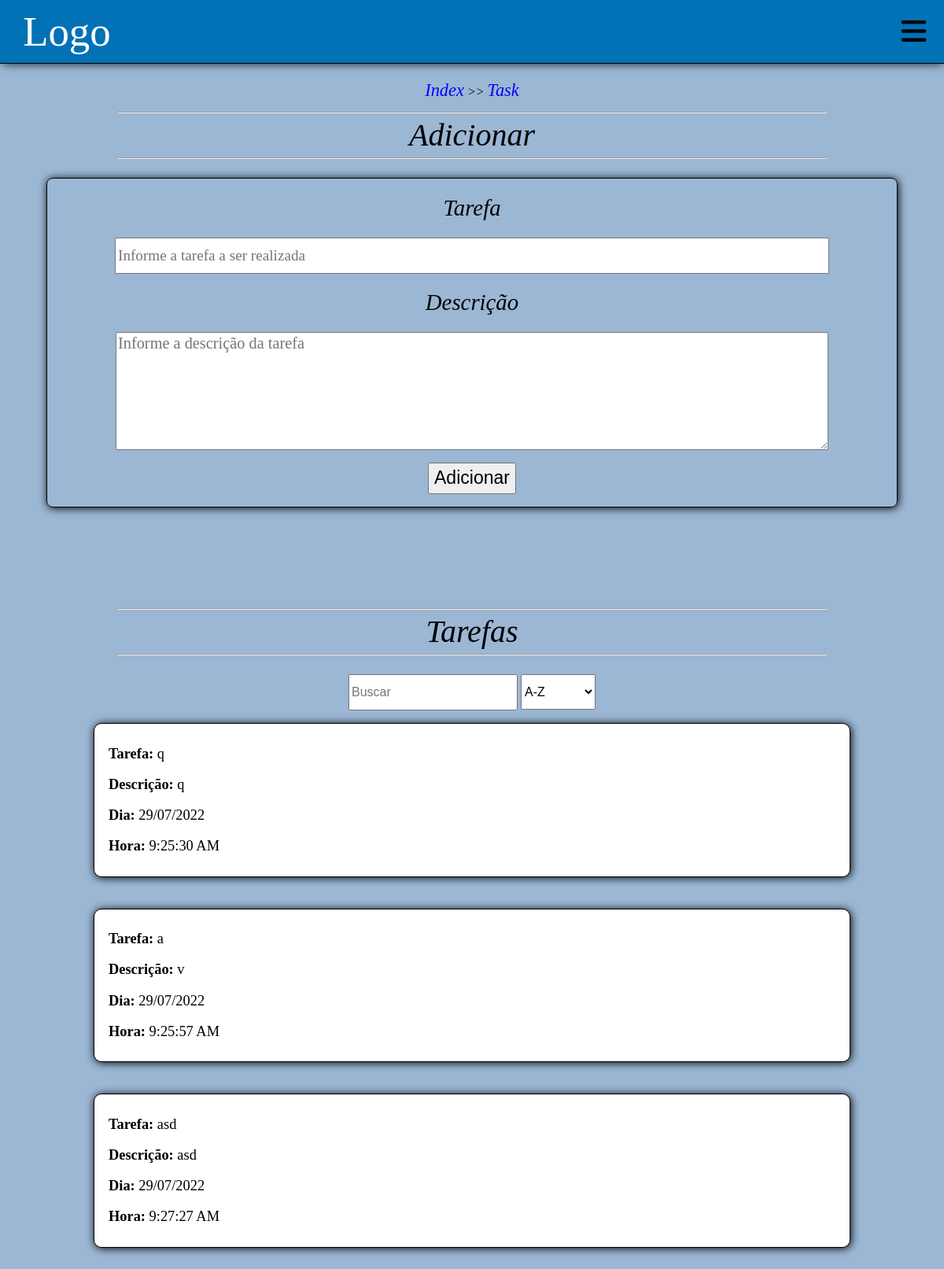
The app's page /task, older data.
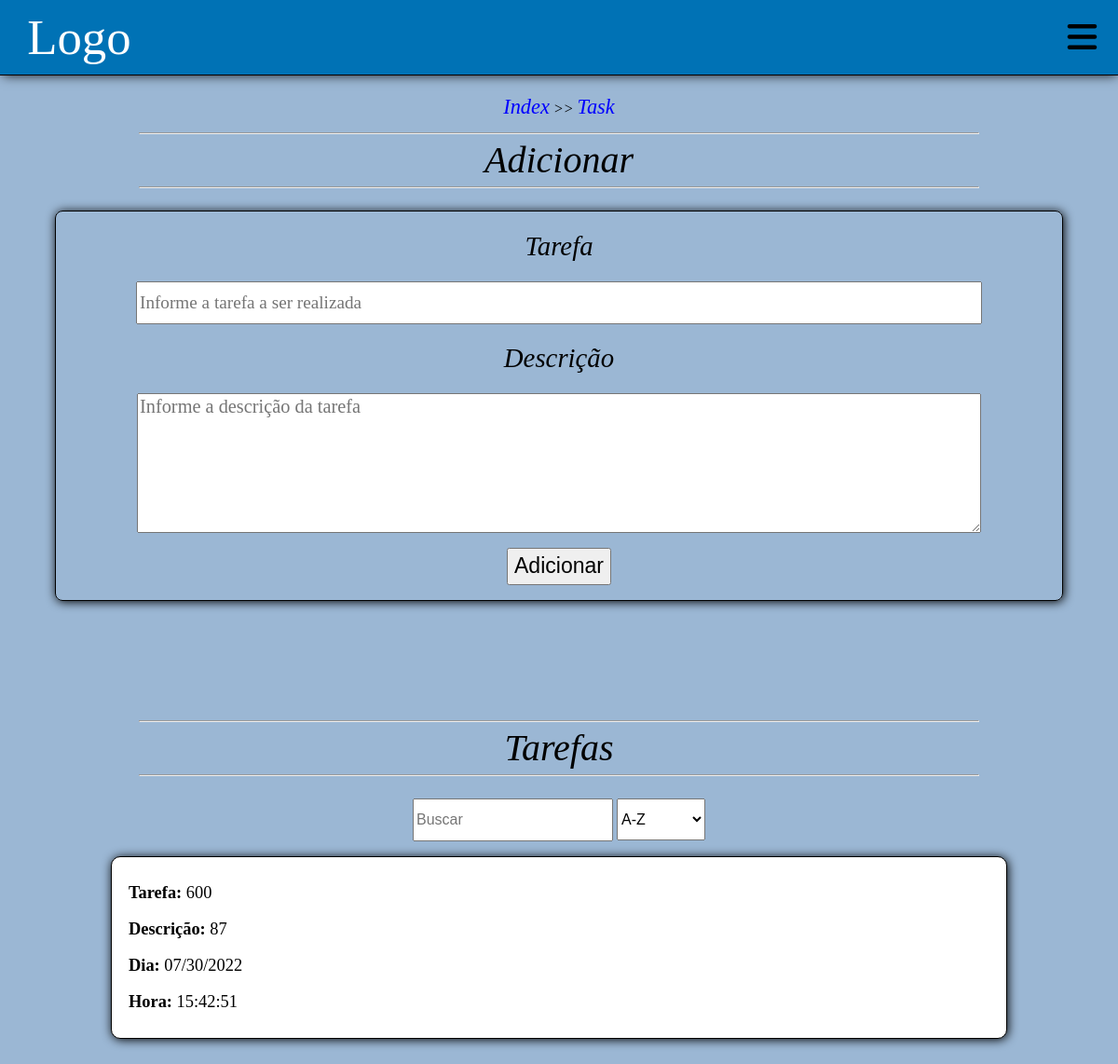
The same page, newer data.
### main.py (models this page shows, shortened)
class Task(db.Model):
    id = db.Column('id', db.Integer, primary_key = True, autoincrement=True)
    tarefa = db.Column(db.String(150))
    descricao = db.Column(db.String(250))
    dia = db.Column(db.String(15))
    hora = db.Column(db.String(15))

### main.py (the view)
@app.route("/task" , methods=["GET", "POST"])
def task():
    if request.method == 'POST':
        task_db = criar_objeto_task()
        db.session.add(task_db)
        db.session.commit()
        return render_template("task.html", listTask=None)
    else:
        task_db = Task.query.all()
        return render_template("task.html",listTask=task_db)

### templates/task.html (shortened to what this page needs)
{% extends "base.html" %}
{% block content %}
    <div class="navegacao">
        <p><a href="/">Index</a> >> <a href="/task">Task</a><p>
    </div>
    <div class="tasks">
        <div class="task__container">
            <div class="titulo__divisor">
                <hr class="divisor">
                <h1 class="tasks__titulo">Adicionar</h1>
                <hr class="divisor divisor-botom">
            </div>
            <form class="tasks__forms">
                <label for="tarefa" class="tasks__label">Tarefa</label>
                <input id="tarefa" type="text" class="tasks__forms-input" placeholder="Informe a tarefa a ser realizada" name="tarefa">
                <label for="descricao" class="tasks__label">Descrição</label>
                <textarea class="tasks__forms-textarea" name="descricao" id="descricao" placeholder="Informe a descrição da tarefa"></textarea>
                <button class="tasks__btn" type="submit">Adicionar</button>
            </form>
        </div>
        <div class="tasks__visualizacao" >
            <div class="titulo__divisor">
                <hr class="divisor">
                <p class="oquefazer" style="text-align: center; text-align: center;font-size: 2.5em;font-style: italic;"> Tarefas</p>
                <hr class="divisor divisor-botom">
            </div>
            <div class="tasks__filtros">
                <input type="text" placeholder="Buscar">
                <select>
                    <option>A-Z</option>
                </select>
            </div>
            <div class="tasks__apresentar">
                {% if listTask != None %}
                    {% for x in listTask %}
                        <div class="tasks__cards">
                            <span class="tasks__cards__iten tasks__cards__tarefa"><strong  class="tasks__strong">Tarefa: </strong>{{x.tarefa}}</span>
                            <span class="tasks__cards__iten tasks__cards__descricao"><strong class="tasks__strong">Descrição: </strong>{{x.descricao}}</span>
                            <span class="tasks__cards__iten tasks__cards__dia"><strong class="tasks__strong">Dia: </strong>{{x.dia}}</span>
                            <span class="tasks__cards__iten tasks__cards__hora"><strong class="tasks__strong">Hora: </strong>{{x.hora}}</span>
                        </div>
                    {% endfor %}
                {% endif %}
            </div>
        </div>
    </div>
{% endblock %}

### templates/base.html (shortened to what this page needs)
<!DOCTYPE html>
<html lang="pt-br">
<head>
  <link rel="stylesheet" href="{{url_for('static', filename='/css/reset.css')}}">
  <link rel="stylesheet" href="{{url_for('static', filename='/css/style.css')}}">
</head>
<body>
  <header class="cabecalho">
    <div class="cabecalho__content">
      <a href="/" class="cabecalho__logo">
        Logo
      </a>
      <btn class="btn-dropdown">
        <i class="fas fa-bars fa-fw fa-xl"></i>
      </btn>
    </div>
  </header>
  <main class="conteudo">
    <div class="conteudo__central">
      {% block content %}
      {% endblock %}
    </div>
  </main>
</body>
</html>

### static/css/style.css (style rules this page uses)
body { background-color: #9BB7D4; }
.cabecalho { background-color: #0072B5; width: 100%; height: 10vh; }
.cabecalho__content { background-color: #0072B5; display: flex; flex-direction: row; height: 10vh; justify-content: space-between; align-items: center; padding: 0px 1em; border-bottom: 1px solid black; position: relative; box-shadow: 1px 1px 12px -2px; }
.cabecalho__logo { font-size: 3.3em; }
.btn-dropdown { font-size: 1.5em; }
.cabecalho__logo, .cabecalho__item, .painel__links { text-decoration: none; color: white; }
.divisor { width: 75vw; }
.divisor-botom { margin-bottom: 3vh; }
.conteudo { position: relative; }
.conteudo__central { display: flex; width: 100%; flex-direction: column; }
.navegacao { font-size: 1em; margin: 3vh 0 1vh 0; text-align: center; font-style: italic; }
.navegacao a { text-decoration: none; font-size: 1.4em; color: blue; }
.tasks { display: flex; flex-direction: column; width: 100%; }
.task__container { margin: 0 0 10% 0; }
.tasks__titulo { font-size: 2.5em; font-style: italic; text-align: center; }
.tasks__forms { border: 1px solid black; border-radius: 8px; width: 90%; margin: 0 auto; display: flex; flex-direction: column; font-size: 1.2em; align-items: center; box-shadow: 1px 1px 11px black; }
.tasks__label { font-size: 1.5em; font-style: italic; margin: 2.1% 0; }
.tasks__forms-input { width: 75vw; height: 5vh; font-size: 1em; font-family: auto; }
.tasks__forms-textarea { font-size: 1.059em; height: 18vh; width: 75vw; font-family: auto; }
.tasks__btn { width: auto; height: 5vh; font-size: 1.2em; margin: 2vh 0; }
.tasks__filtros { text-align: center; margin: 0 0 2vh 0px; }
.tasks__filtros input { font-size: 1em; height: 5vh; }
.tasks__filtros select { font-size: 1em; height: 5.7vh; }
.tasks__apresentar { display: flex; flex-wrap: wrap; justify-content: space-evenly; }
.tasks__cards { width: 77%; height: auto; padding: 1em; font-size: 1.15em; display: flex; flex-direction: column; border: 1px solid black; margin-bottom: 5vh; border-radius: 10px; overflow-wrap: anywhere; background-color: white; box-shadow: 1px 1px 11px black; }
.tasks__cards__iten { margin: 1.3vh 0; }
.tasks__cards__iten strong { font-weight: bold; }
.tasks__cards__descricao { white-space: break-spaces; }

Row changes from the older to the newer data that the page shows:
removed Task: tarefa "q", descricao "q", dia "29/07/2022", hora "9:25:30 AM"
removed Task: tarefa "a", descricao "v", dia "29/07/2022", hora "9:25:57 AM"
removed Task: tarefa "asd", descricao "asd", dia "29/07/2022", hora "9:27:27 AM"
added Task: tarefa "600", descricao "87", dia "07/30/2022", hora "15:42:51"
